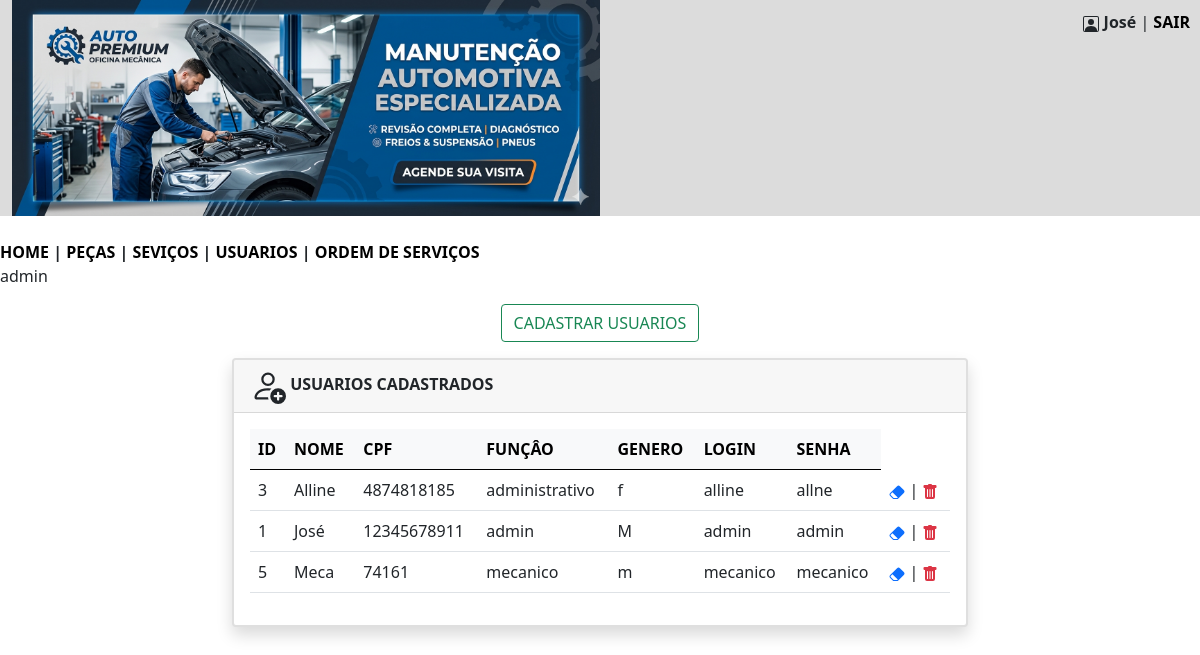
Page /mecanica/usuarios.php (signed in) on the committed database.
### tables this page shows
CREATE TABLE `usuarios` (
  `id` int(11) NOT NULL,
  `nome` varchar(180) NOT NULL,
  `cpf` varchar(20) NOT NULL,
  `funcao` varchar(40) NOT NULL,
  `genero` varchar(20) NOT NULL,
  `login` varchar(50) NOT NULL,
  `senha` varchar(50) NOT NULL
);

### mecanica/usuarios.php (the view, shortened to what this page needs)
<?php
$nome = $_SESSION['nome'];
?>
<!DOCTYPE html>
<html lang="pt-br">
<head>
    <link href="https://cdn.jsdelivr.net/npm/bootstrap@5.0.2/dist/css/bootstrap.min.css" rel="stylesheet">
</head>
<body>
<div class="container-fluid" style="background-color:#DCDCDC; text-align:left; position:relative;">
<img src="imagens/banner.png" width="50%" heigth="50%">
    <div class="header" style="position:absolute; top:10px; right:10px;">
        <b><?= htmlspecialchars($nome) ?></b> |
        <a href="sair.php" style="color:black; text-decoration:none; font-weight:bold;">SAIR</a>
    </div>
</div>
<br/>
        <nav>
            <?php
                include 'menu.php';
            ?>
            <?php echo $funcao; ?>
        </nav>
<div class="text-center my-3">
    <button type="button" class="btn btn-outline-success" data-bs-toggle="modal" data-bs-target="#exampleModal">
        CADASTRAR USUARIOS
    </button>
</div>
<div class="container">
    <div class="row justify-content-center">
        <div class="col-md-8 mb-4">
            <div class="card shadow border-2">
                <div class="card-header">
                    <b>USUARIOS CADASTRADOS</b>
                </div>
                <div class="card-body">
                    <?php
                    include 'conecta.php';
                    $sql = "SELECT * FROM usuarios ORDER BY nome";
                    $consulta = $pdo->query($sql);
                    $listausuarios = $consulta->fetchAll(PDO::FETCH_ASSOC);
                    if (count($listausuarios) > 0) {
                        echo "<table class='table table-hover align-middle'>";
                        echo "<thead class='table-light'>
                                <tr>
                                    <th>ID</th>
                                    <th>NOME</th>
                                    <th>CPF</th>
                                    <th>FUNÇÂO</th>
                                    <th>GENERO</th>
                                    <th>LOGIN</th>
                                    <th>SENHA</th>
                                </tr>
                              </thead>";
                        echo "<tbody>";
                        foreach ($listausuarios as $item) {
                            $id = $item['id'];
                            echo "<tr>";
                            echo "<td>" . htmlspecialchars($item['id']) . "</td>";
                            echo "<td>" . htmlspecialchars($item['nome']) . "</td>";
                            echo "<td>" . htmlspecialchars($item['cpf']) . "</td>";
                            echo "<td>" . htmlspecialchars($item['funcao']) . "</td>";
                            echo "<td>" . htmlspecialchars($item['genero']) . "</td>";
                            echo "<td>" . htmlspecialchars($item['login']) . "</td>";
                            echo "<td>" . htmlspecialchars($item['senha']) . "</td>";
                            echo "<td><a href='#' data-bs-toggle='modal' data-bs-target='#modalEditar' data-id='$id'><svg xmlns='http://www.w3.org/2000/svg' width='16' height='16' fill='currentColor' class='bi bi-eraser-fill' viewBox='0 0 16 16'>
                            <path d='M8.086 2.207a2 2 0 0 1 2.828 0l3.879 3.879a2 2 0 0 1 0 2.828l-5.5 5.5A2 2 0 0 1 7.879 15H5.12a2 2 0 0 1-1.414-.586l-2.5-2.5a2 2 0 0 1 0-2.828zm.66 11.34L3.453 8.254 1.914 9.793a1 1 0 0 0 0 1.414l2.5 2.5a1 1 0 0 0 .707.293H7.88a1 1 0 0 0 .707-.293z'/>
                          </svg></a> | <a href ='excluir_usuario.php?id=$id'><svg xmlns='http://www.w3.org/2000/svg' width='16' height='16' fill='currentColor' class='bi bi-trash-fill text-danger' viewBox='0 0 16 16'>
                            <path d='M2.5 1a1 1 0 0 0-1 1v1a1 1 0 0 0 1 1H3v9a2 2 0 0 0 2 2h6a2 2 0 0 0 2-2V4h.5a1 1 0 0 0 1-1V2a1 1 0 0 0-1-1H10a1 1 0 0 0-1-1H7a1 1 0 0 0-1 1zm3 4a.5.5 0 0 1 .5.5v7a.5.5 0 0 1-1 0v-7a.5.5 0 0 1 .5-.5M8 5a.5.5 0 0 1 .5.5v7a.5.5 0 0 1-1 0v-7A.5.5 0 0 1 8 5m3 .5v7a.5.5 0 0 1-1 0v-7a.5.5 0 0 1 1 0'/>
                          </svg></a></td>";
                            echo "</tr>";
                        }
                        echo "</tbody>";
                        echo "</table>";
                    } else {
                        echo "<p class='text-danger'><b>NÃO EXISTEM USUARIOS CADASTRADAS NO MOMENTO!</b></p>";
                    }
                    ?>
                </div>
            </div>
        </div>
    </div>
</div>
</body>
</html>

### mecanica/usuarios.php (style rules this page uses)
.header { float: right; }

### rows in the picture
usuarios: id "3", nome "Alline", cpf "4874818185", funcao "administrativo", genero "f", login "alline", senha "allne"
usuarios: id "1", nome "José", cpf "12345678911", funcao "admin", genero "M", login "admin", senha "admin"
usuarios: id "5", nome "Meca", cpf "74161", funcao "mecanico", genero "m", login "mecanico", senha "mecanico"

### other values in the picture
$nome "José"
$funcao "admin"
